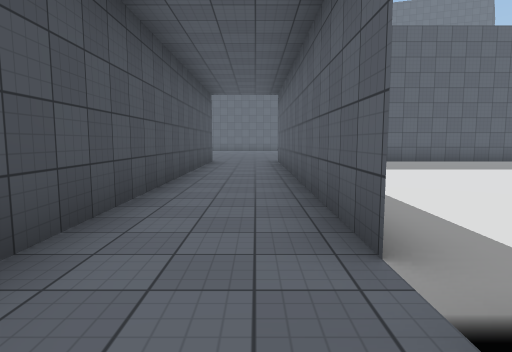
[1] (above)

16 first-person views from a walk through a scene from a Unity 3-D project. The camera is 1.4 m above the floor, tilts 6° down and sees 75° across. The floor is counted in squares, 2 m on a side. Each view is taken from the middle of a square. On the plan, view 1 faces up. The plan holds only what a view shows up to about 10 squares ahead; the rest is blank. The place goes on beyond the plan. Some surface patterns are stand-ins.

[2]
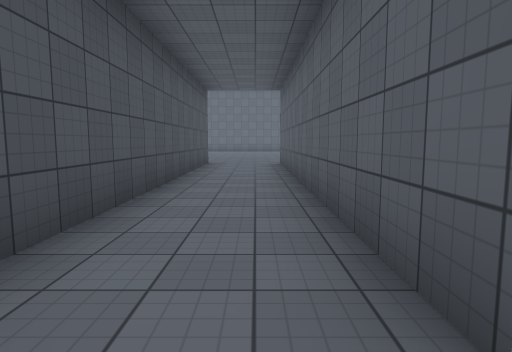

[3]
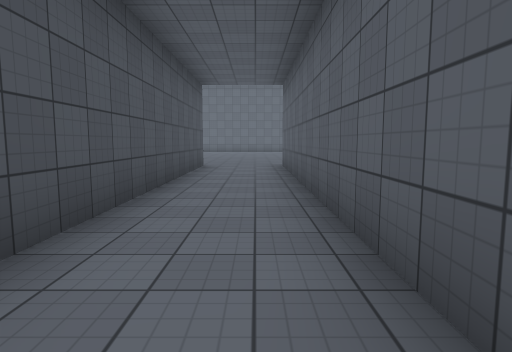

[4]
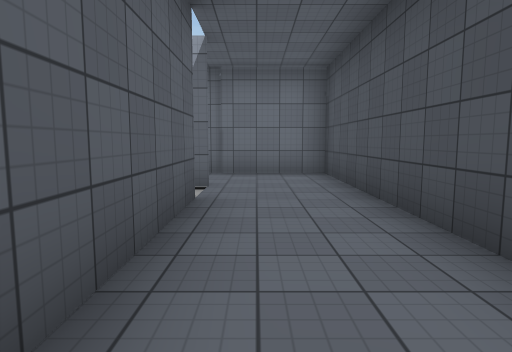

[5]
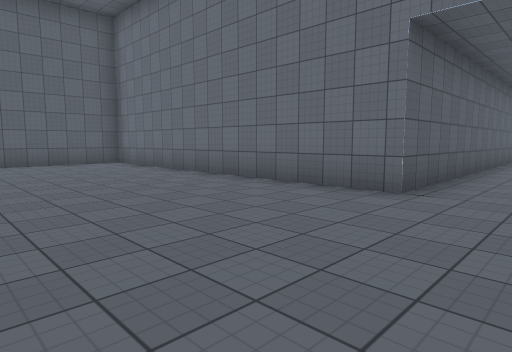

[6]
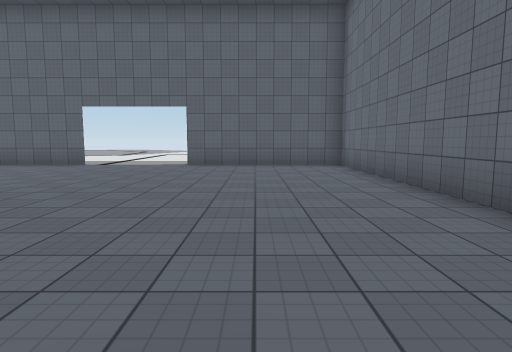

[7]
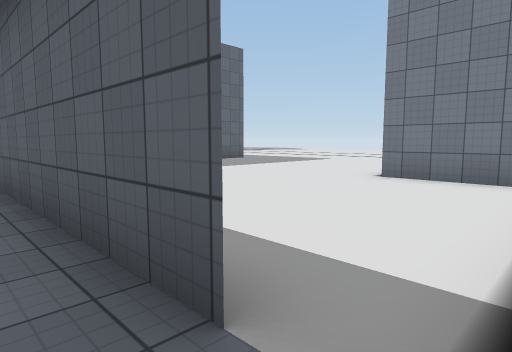

[8]
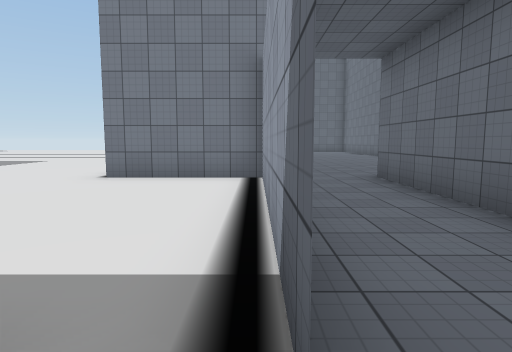

[9]
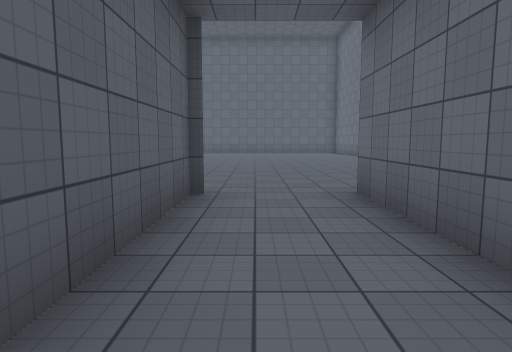

[10]
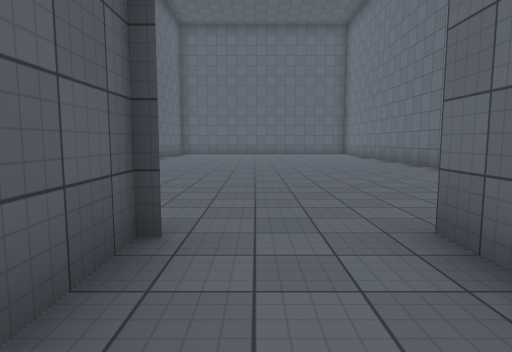

[11]
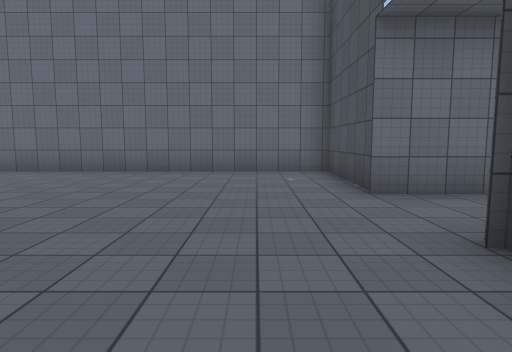

[12]
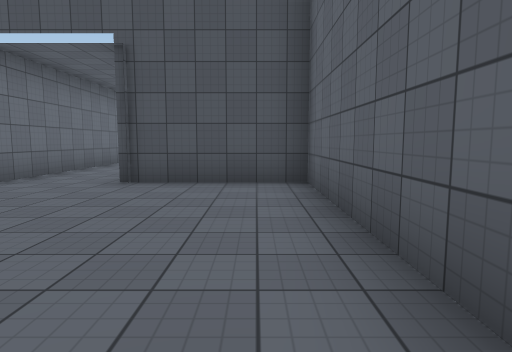

[13]
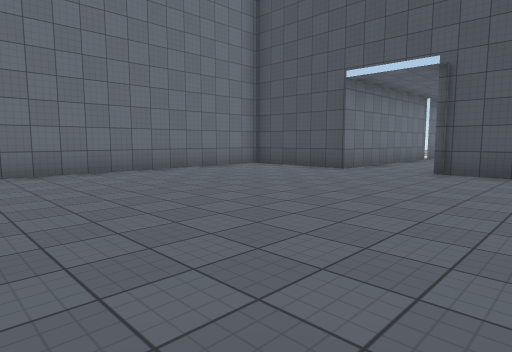

[14]
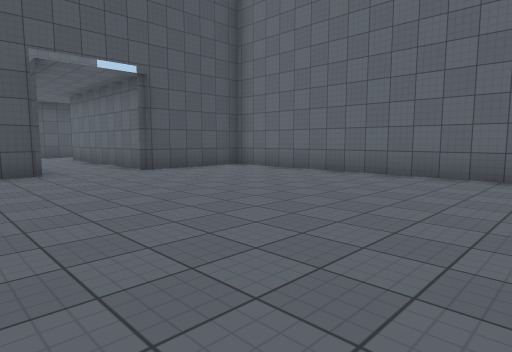

[15]
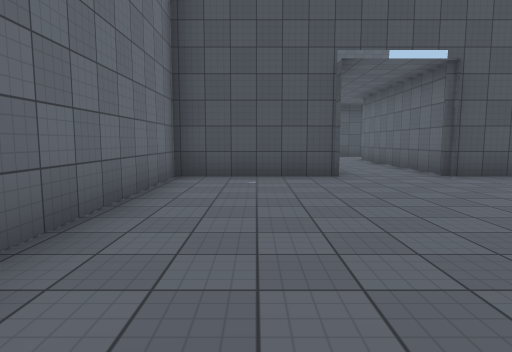

[16]
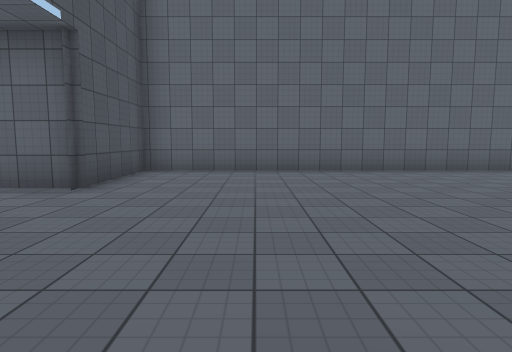

### Floor plan
Points are (right, up) in squares from view 1. A wall is a line through its corners. A room is listed if a view was taken in it or the views show most of it. See-through windows are left out.
Room 1 (views 1, 2, 3, 4, 7, 8)
walls: (0.8, 1.9) (0.8, 11.5); (-1.5, 11.5) (-1.5, -1.4) (0.5, -1.4)
ways out: opening at (0, 12) to room 2; opening at (1, 0) to room 3; gap at (1, 2)
Room 2 (views 5, 6)
walls: (0.8, 11.5) (9.7, 11.5) (9.7, 16)
ways out: opening at (0, 12) to room 1; gap at (10, 16)
Room 3 (views 9, 10, 11, 12, 13, 14, 15, 16)
walls: (6.6, 0.9) (3, 0.9); (14.5, 3.9) (6.4, 3.9) (6.4, 0.6); (0.5, -1.4) (6.4, -1.4) (6.4, -4.6) (14.1, -4.6)
ways out: opening at (1, 0) to room 1

Where each view was taken, in squares from view 1:
view 1: 0 up, 0 right, facing up
view 2: 1 up, 0 right, facing up
view 3: 2 up, 0 right, facing up
view 4: 6 up, 0 right, facing down
view 5: 16 up, 1 left, facing down-right
view 6: 14 up, 0 right, facing right
view 7: 1 up, 0 right, facing up-right
view 8: 1 up, 0 right, facing right
view 9: 0 up, 2 right, facing right
view 10: 0 up, 4 right, facing right
view 11: 3 up, 8 right, facing down
view 12: 3 up, 12 right, facing left
view 13: 3 up, 14 right, facing down-left
view 14: 3 down, 14 right, facing up-left
view 15: 3 down, 13 right, facing left
view 16: 4 down, 9 right, facing up
